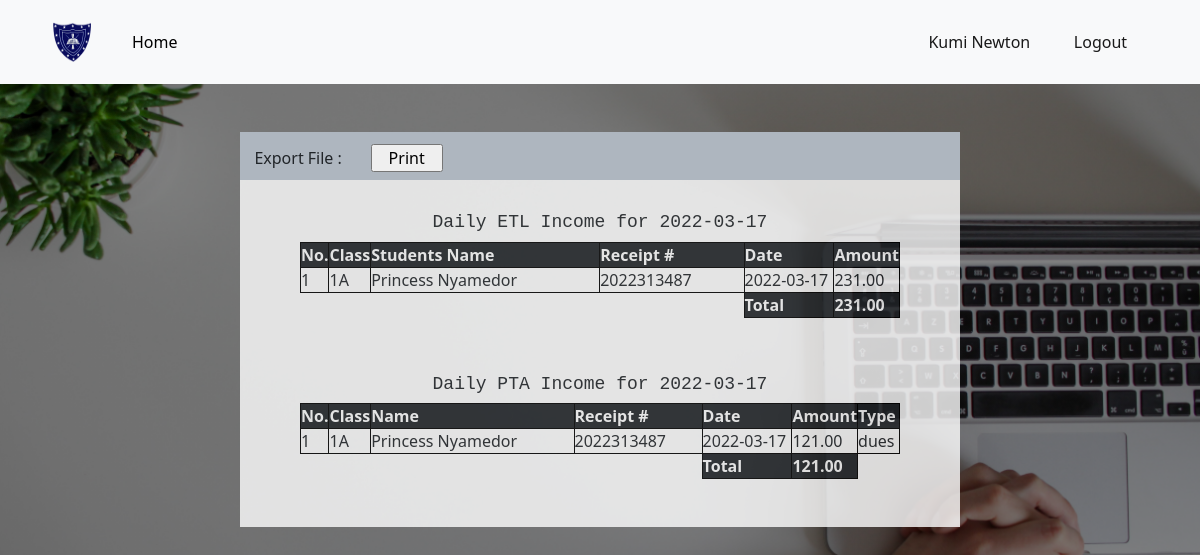
/accountant_dashboard/account_daily_report (signed in), run on the app's committed database.
### app.py (models this page shows, shortened)
class User(db.Model, UserMixin):
	id = db.Column(db.Integer, primary_key=True)
	date = db.Column(db.DateTime, default = datetime.utcnow())
	username = db.Column(db.String(80), nullable=False)
	email = db.Column(db.String(120), unique=True, nullable=False)
	password = db.Column(db.String(120), nullable=False)
	is_admin = db.Column(db.Boolean,  default=False)
	function = db.Column(db.String(120))
	approval = db.Column(db.Boolean, default=False)

class ETLIncome(db.Model):
	id = db.Column(db.Integer, primary_key=True)
	date = db.Column(db.DateTime, default = datetime.utcnow())
	clerk = db.Column(db.String(120),nullable=False)
	amount = db.Column(db.Float)
	tx_id = db.Column(db.String(16))
	semester = db.Column(db.String(10), nullable = False)
	mode_of_payment = db.Column(db.String(20))
	name = db.Column(db.String(120))
	category = db.Column(db.String(20), default="revenue")
	student_id = db.Column(db.Integer, db.ForeignKey('student.id'))#Here we reference the table name

class Student(db.Model):
	id = db.Column(db.Integer, primary_key=True)
	date = db.Column(db.DateTime, default = datetime.utcnow())
	clerk = db.Column(db.String(120),nullable=False)
	date_admitted = db.Column(db.DateTime)
	fullname = db.Column(db.String(80), nullable=False)
	date_of_birth = db.Column(db.String(10), nullable=False)
	class1 = db.Column(db.String(10), nullable=False)
	parent_contact = db.Column(db.String(12), nullable=False)
	phone = db.Column(db.String(12))
	id_number = db.Column(db.String(120), unique=True, nullable=False)
	status = db.Column(db.Boolean, default=True)
	pta = db.relationship('PTAIncome', backref='pta_payer', lazy=True)#Here we reference the class
	etl = db.relationship('ETLIncome', backref='etl_payer', lazy=True)
	payer = db.relationship('StudentPayments', backref='payer', lazy=True)

class PTAIncome(db.Model):
	id = db.Column(db.Integer, primary_key=True)
	date = db.Column(db.DateTime, default = datetime.utcnow())
	clerk = db.Column(db.String(120), nullable=False)
	amount = db.Column(db.Float)
	tx_id = db.Column(db.String(16))
	semester = db.Column(db.String(10))
	mode_of_payment = db.Column(db.String(20))
	category = db.Column(db.String(20), default="revenue")
	name = db.Column(db.String(120))
	type1 = db.Column(db.String(20), default='dues')
	student_id = db.Column(db.Integer, db.ForeignKey('student.id'))#Here we reference the table name

### app.py (the view)
@app.route("/accountant_dashboard/account_daily_report")
@login_required
def account_daily_report():
	if account_access():
		today = datetime.utcnow()
		date = dt.date(today.year, today.month, today.day)
		pta_payments = PTAIncome.query.filter(func.date(PTAIncome.date) == date).filter_by(category='revenue').all()
		etl_payments = ETLIncome.query.filter(func.date(ETLIncome.date) == date).filter_by(category='revenue').all()
		etl = sum([pmt.amount for pmt in etl_payments])
		pta = sum([pmt.amount for pmt in pta_payments])
		return render_template("account_daily_report.html", pta_payments=pta_payments,etl_payments=etl_payments ,etl=etl, pta=pta, date=date)
	else:
		abort(404)

### app.py (called while the page is built)
def account_access():
	if not current_user.approval:
		return False
	if current_user.function == 'Accountant':
		return True
	if current_user.function == 'Clerk':
		return False

@app.template_filter()
def currencyFormat(value):
	value = float(value)
	if value >= 0:
		return "{:,.2f}".format(value)
	else:
		value2 = "{:,.2f}".format(value)
		return "("+value2[1:]+")"

@login_manager.user_loader
def load_user(user_id):
	return User.query.get(int(user_id))

### templates/account_daily_report.html (shortened to what this page needs)
{% extends "bootstrap.html" %}
{% block content %}
<!DOCTYPE html>
<html>
<head>
	<link rel="stylesheet" href="https://cdnjs.cloudflare.com/ajax/libs/font-awesome/4.7.0/css/font-awesome.min.css">
</head>
<body>
<header>
		<nav class="navbar navbar-expand-lg navbar-light bg-light">
			     <a class="navbar-brand kpa" href="#"><img src="{{url_for('static', filename='images/kpasec.png')}}"></a>
			    <div class="collapse navbar-collapse" id="navbarText">
			      <ul class="navbar-nav me-auto mb-2 mb-lg-0">
			        <li class="nav-item">
			          <a class="nav-link active " aria-current="page" href="{{url_for('accountant_dashboard')}}"id="nav1" style="color:black;">Home</a>
			        </li>
			      </ul>
			      <span class="navbar-text" >
			      	<a href="{{url_for('account')}}" class="nn">{{current_user.username}}</a>
			      	<a href="{{url_for('logout')}}" class="n">Logout</a>
			      </span>
			    </div>
		 </nav>
	</header>
    <div class="prn">
    	<span><a >Export File :</a><input type="button" name="" value="Print" onclick="print_content()"></span>
    </div>
   <center>
   	<div class="ttable" id="cont1">
   		<h4 class="topp" style="padding-top:4vh">Daily ETL Income for {{date}}</h4>
   		<table >
   			<tr>
   				<th class="bg-dark text-white non">No.</th>
   				<th class="bg-dark text-white foom">Class</th>
   				<th class="bg-dark text-white fom">Students Name</th>
   				<th class="bg-dark text-white">Receipt #</th>
   				<th class="bg-dark text-white fomm">Date</th>
   				<th class="bg-dark text-white foomm">Amount</th>
   			</tr>
   			{% if etl_payments | length < 1 %}
   			<tr>
   				<td>0</td>
   				<td class="fom">None</td>
   				<td>None</td>
   				<td>None</td>
   				<td>None</td>
   				<td>None</td>
   			</tr>
   			{% else %}
   			{% for pmt in etl_payments %}
   				{% if pmt.amount != 0 %}
   			<tr>
   				<td>{{loop.index}}</td>
   				<td class="fom">{{pmt.etl_payer.class1}}</td>
   				<td>{{pmt.etl_payer.fullname}}</td>
   				<td>{{pmt.tx_id}}</td>
   				<td>{{pmt.date.date()}}</td>
   				<td>{{ pmt.amount | currencyFormat }}</td>
   			</tr>
   				{% endif %}
   			{% endfor %}
   			{% endif %}
   			<tr>
   				<td style="border:0px solid transparent;"></td>
   				<td style="border:0px solid transparent;"></td>
   				<td style="border:0px solid transparent;"></td>
   				<td style="border:0px solid transparent;"></td>
   				<td class="bg-dark text-white fw-bold">Total</td>
   				<td class="bg-dark text-white fw-bold">{{etl | currencyFormat }}</td>
   			</tr>
   		</table><br>
   		<h3 class="topp" style="padding-top:4vh">Daily PTA Income for {{date}}</h3>
   		<table >
   			<tr>
   				<th class="bg-dark text-white non">No.</th>
   				<th class="bg-dark text-white foom">Class</th>
   				<th class="bg-dark text-white fom">Name</th>
   				<th class="bg-dark text-white">Receipt #</th>
   				<th class="bg-dark text-white fomm">Date</th>
   				<th class="bg-dark text-white foomm">Amount</th>
   				<th class="bg-dark text-white foomm">Type</th>
   			</tr>
   			{% if pta_payments | length < 1 %}
   			<tr>
   				<td>0</td>
   				<td class="fom">None</td>
   				<td>None</td>
   				<td>none</td>
   				<td>None</td>
   				<td>None</td>
   				<td>None</td>
   			</tr>
   			{% else %}
   			{% for pmt in pta_payments %}
   			{% if pmt.category != 'charge' and pmt.pta_amount != 0 %}
   				{% if pmt.type1 == 'dues'%}
   			<tr>
   				<td>{{loop.index}}</td>
   				<td class="fom">{{pmt.pta_payer.class1}}</td>
   				<td>{{pmt.pta_payer.fullname}}</td>
   				<td>{{pmt.tx_id}}</td>
   				<td>{{pmt.date.date()}}</td>
   				<td>{{ pmt.amount | currencyFormat }}</td>
   				<td>{{ pmt.type1 }}</td>
   			</tr>
   				{% endif %}
   			{% endif %}
   			{% endfor %}
   			{% endif %}
   			<tr>
   				<td style="border:0px solid transparent;"></td>
   				<td style="border:0px solid transparent;"></td>
   				<td style="border:0px solid transparent;"></td>
   				<td style="border:0px solid transparent;"></td>
   				<td class="text-white fw-bold bg-dark">Total</td>
   				<td class="text-white fw-bold bg-dark">{{pta | currencyFormat }}</td>
   			</tr>
   		</table><br><br>
   	</div><br><br>
</center>
</body>
</html>
{% endblock %}

### data on the page
User: username "Kumi Newton"
ETLIncome: etl_payer.class1 "1A", etl_payer.fullname "Princess Nyamedor", tx_id "2022313487", date "2022-03-17", amount "231.00"
PTAIncome: pta_payer.class1 "1A", pta_payer.fullname "Princess Nyamedor", tx_id "2022313487", date "2022-03-17", amount "121.00", type1 "dues"

### other printed values
{{ etl | currencyFormat }} "231.00"
{{ pta | currencyFormat }} "121.00"
